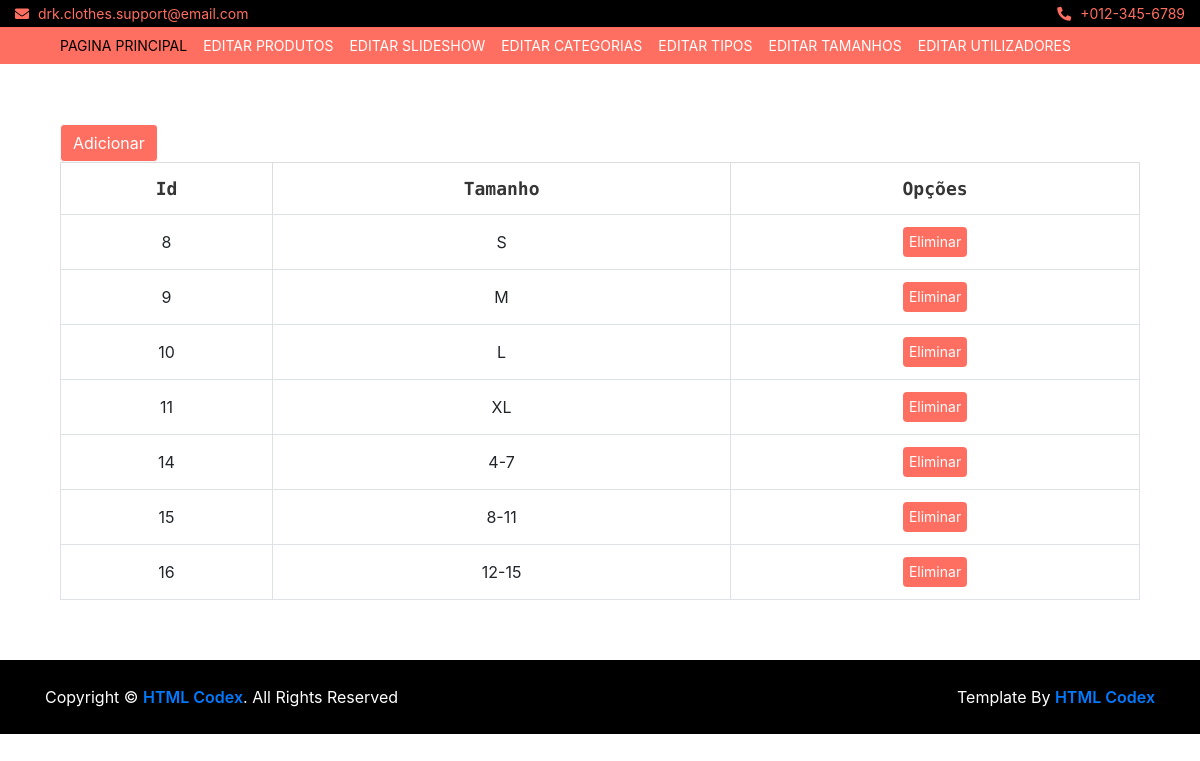
/admin/size-list.php, run on the app's committed database.
### tables this page shows
CREATE TABLE `tamanhos`  (
  `tamanhoId` int(11) NOT NULL AUTO_INCREMENT,
  `tamanhoNome` varchar(45) NOT NULL,
  PRIMARY KEY (`tamanhoId`) USING BTREE
);

### admin/size-list.php (the view, shortened to what this page needs)
<?php
include_once ("includes/body.inc.php");
?>
<head>
    <link rel="stylesheet" href="https://stackpath.bootstrapcdn.com/bootstrap/4.5.0/css/bootstrap.min.css">
</head>
<body>
<div class="wishlist-page">
    <div class="container-fluid">
        <div class="wishlist-page-inner">
            <div class="row">
                <div class="col-md-12">
                    <div class="table-responsive">
                        <div class="container">
                            <?php
                            echo "<button type='button' class='btn btn-light' onclick=\"add();\" style='background: #FF6F61; color: #FFF'>Adicionar</button>";
                            ?>
                            <table class="table table-bordered">
                                <tr>
                                    <thead class="thead-dark">
                                        <th align='center'>Id</th>
                                        <th align='center'>Tamanho</th>
                                        <th align='center'>Opções</th>
                                    </thead>
                                </tr>
                                    <tr>
                                        <?php
                                        $sql="Select tamanhoId,tamanhoNome from tamanhos";
                                        $result=mysqli_query($con,$sql);
                                            while($dados=mysqli_fetch_array($result)){
                                                echo "<tr>";
                                                echo "<td align='center'>".$dados['tamanhoId']."</td>";
                                                echo "<td align='center'>".$dados['tamanhoNome']."</td>";
                                                echo "<td align='center'><button type='button' class='btn-cart' onclick=\"confirmDelete(".$dados['tamanhoId'].");\">Eliminar</button></td>";
                                                echo "</tr>";
                                            }
                                        ?>
                                    </tr>
                            </table>
                        </div>
                    </div>
                </div>
            </div>
        </div>
    </div>
</div>
</body>

### admin/css/style.css (style rules this page uses)
body { color: #353535; font-family: 'Open Sans', sans-serif; font-weight: 400; background: #f3f6ff; }
@media (min-width: 992px) { .container-fluid { padding-right: 60px; padding-left: 60px; } }
.btn { color: #FF6F61; background: #ffffff; border: 1px solid #FF6F61; }
.wishlist-page { position: relative; padding: 30px 0; }
.wishlist-page .wishlist-page-inner { padding: 30px; background: #ffffff; }
.wishlist-page .table { width: 100%; text-align: center; margin-bottom: 0; }
.wishlist-page .table .thead-dark th { font-family: 'Source Code Pro', monospace; font-size: 18px; font-weight: 700; color: #353535; text-align: center; background: transparent; border-color: #dddddd; border-bottom: none; vertical-align: middle; }
.wishlist-page .table td { font-size: 16px; vertical-align: middle; }
.wishlist-page .table button { width: 30px; height: 30px; font-size: 14px; text-align: center; color: #ffffff; background: #FF6F61; border: none; border-radius: 4px; }
.wishlist-page .table button.btn-cart { width: auto; }

### data on the page
tamanhos: tamanhoId "8", tamanhoNome "S"
tamanhos: tamanhoId "9", tamanhoNome "M"
tamanhos: tamanhoId "10", tamanhoNome "L"
tamanhos: tamanhoId "11", tamanhoNome "XL"
tamanhos: tamanhoId "14", tamanhoNome "4-7"
tamanhos: tamanhoId "15", tamanhoNome "8-11"
tamanhos: tamanhoId "16", tamanhoNome "12-15"
